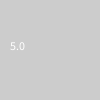
Frame 1 (no input)
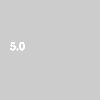
Frame 60 (the mouse pressed at the canvas centre just before this capture)
Frame 120 (the mouse held since frame 60 and released just before this capture): identical to frame 60, image omitted

The Processing sketch that drew these frames (run headless with seeded random() and noise(); from frame 60 on, the mouse is pressed at the canvas centre):

// Processing sketch: processing_121901
// ── processing_121901.pde


float mean(float data[])
{
  float S = 0;
for(float n : data) S += n;
float avg = (S/data.length);
return avg;

  }
  
float test[] = {1,2,3,4,5,6,7,8,9};

void setup()
{
  println("mean "+mean(test));
  
}

void draw()
{
  text(str(mean(test)),10,50);
}
